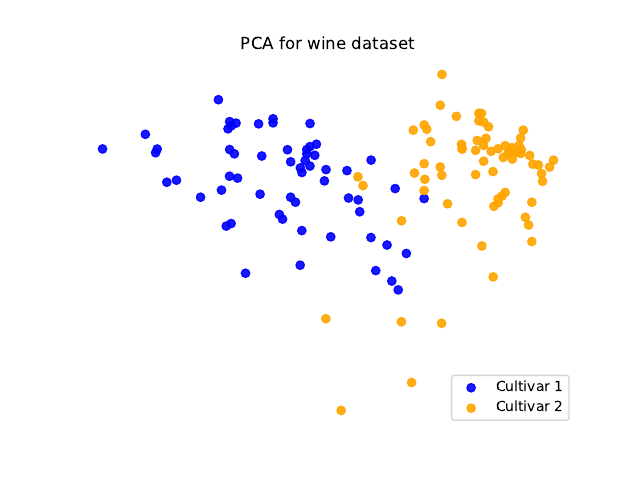

Here is the Python script that generated this plot:
from ucimlrepo import fetch_ucirepo
import numpy as np
import pandas as pd
import matplotlib.pyplot as plt

# fetch dataset
wine = fetch_ucirepo(id=109)

# data (as pandas dataframes)
X = wine.data.features
y = wine.data.targets

X_cent = X.copy()

for col in X_cent.columns:
    X_cent[col] = X_cent[col] - X_cent[col].mean()

X_np = np.array(X_cent)

print(X_np)

U, sigma, Vt = np.linalg.svd(X_np)

W2 = Vt.T[:, :2]
X2D = X_np.dot(W2)

import matplotlib.pyplot as plt

one_indices = y.index[y['class'] == 1]
two_indices = y.index[y['class'] == 2]
three_indices = y.index[y['class'] == 3]

ax = plt.gca()
ax.scatter(X2D[one_indices, 0], X2D[one_indices, 1],
           color='blue', alpha=0.9, label='Cultivar 1')
ax.scatter(X2D[two_indices, 0], X2D[two_indices, 1],
           color='orange', alpha=0.9, label='Cultivar 2')
ax.set_axis_off()
ax.legend(loc='lower right')
plt.title('PCA for wine dataset')
plt.savefig('wine_pca.pdf', format='pdf')
